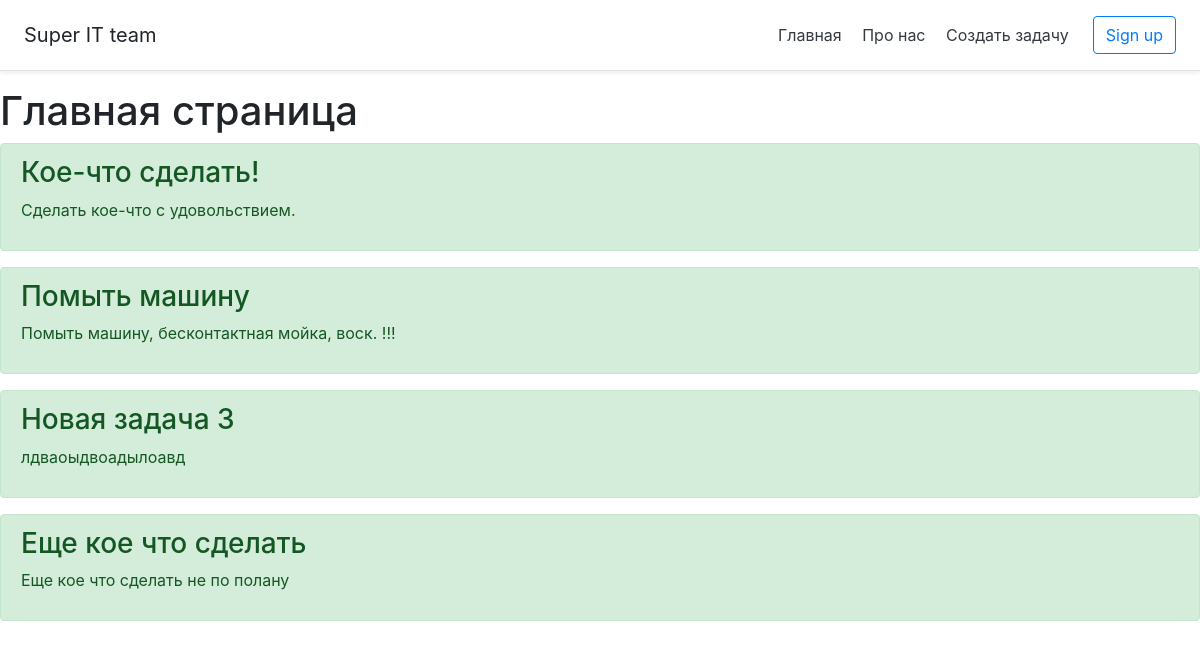
The page / on the database its author committed.
### main/models.py (models this page shows, shortened)
class Task(models.Model):
    title = models.CharField('Название', max_length=50)
    task = models.TextField('Описание')
    class Meta:
        verbose_name = 'Задача'
        verbose_name_plural = 'Задачи'

### main/views.py (the view)
# urls.py: path('', views.index, name='home'),
def index(request):
    tasks = Task.objects.order_by('id')[:]
    return render(request, 'main/index.html', {'title': 'Главная страница сайта', 'tasks': tasks})

### main/templates/main/index.html (shortened to what this page needs)
{% extends 'main/base.html' %}
{% block content%}
    <h1>Главная страница</h1>
    {%  if tasks %}
        {% for el in tasks %}
            <div class="alert alert-success mt-2">
                <h3>{{ el.title }}</h3>
                <p>{{ el.task }}</p>
             </div>
        {% endfor %}
    {% else %}
        <p>У нас нет записей!</p>
    {% endif %}
{% endblock %}

### main/templates/main/base.html (shortened to what this page needs)
<!doctype html>
<html lang="ru">
<head>
        <link rel="stylesheet" href="https://cdn.jsdelivr.net/npm/bootstrap@4.5.0/dist/css/bootstrap.min.css">
</head>
<body>
    <div class="d-flex flex-column flex-md-row align-items-center p-3 px-md-4 mb-3 bg-white border-bottom shadow-sm">
      <h5 class="my-0 mr-md-auto font-weight-normal">Super IT team</h5>
      <nav class="my-2 my-md-0 mr-md-3">
        <a class="p-2 text-dark" href="{% url 'home' %}">Главная</a>
        <a class="p-2 text-dark" href="{% url 'about' %}">Про нас</a>
        <a class="p-2 text-dark" href="{% url 'create' %}">Создать задачу</a>
      </nav>
      <a class="btn btn-outline-primary" href="#">Sign up</a>
    </div>
    {% block content %}{% endblock %}
</body>
</html>

### rows shown on the page
Task: title "Кое-что сделать!", task "Сделать кое-что с удовольствием."
Task: title "Помыть машину", task "Помыть машину, бесконтактная мойка, воск. !!!"
Task: title "Новая задача 3", task "лдваоыдвоадылоавд"
Task: title "Еще кое что сделать", task "Еще кое что сделать не по полану"
